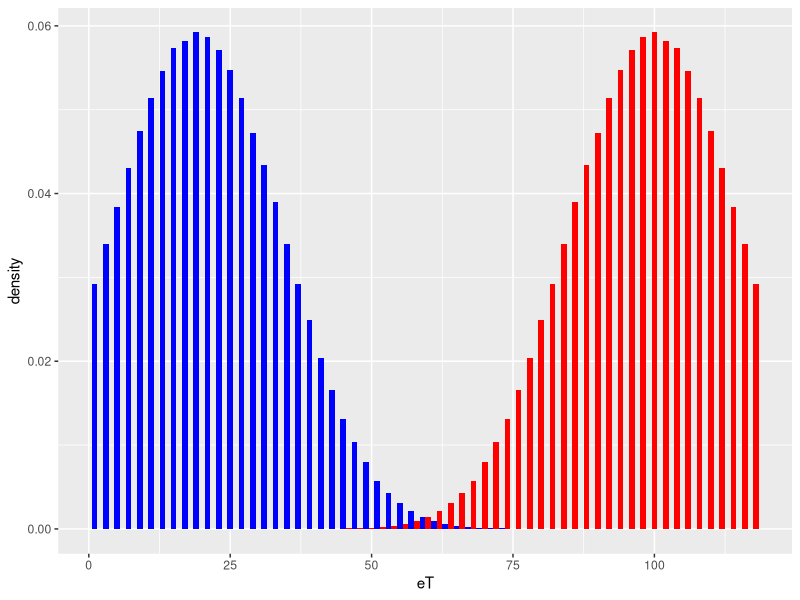

R code for this plot:
### check how error on ratio behaves

library(VGAM)

# get_deconv_distrib <- function(nAT, nBT, nAH, nBH, rho, eA, eB, size = 1E5) {
#   # xseq <- seq(stepsize, 1-stepsize, stepsize)
#   betaout <- rbeta(n = size, shape1 = eA+1, shape2 = eB+1)
#   outsample <- ( 1 - ((nAH+nBH)*rho*(nAT-(nAT+nBT)*betaout)) / ((nAT+nBT)*(1-rho)*(nAH-(nAH+nBH)*betaout) ) )^-1
#   return(data.frame(dens = outsample))
# }

get_deconv_distrib <- function(nAT, nBT, nAH, nBH, rho, eA, eB, size = 1E6, quant = c(.025, .975)) {
  Nt <- eA+eB
  eAm <- rbetabinom.ab(n = size, size = Nt, shape1 = eA+1, shape2 = eB+1)
  eT <- ((nAH+nBH)*eAm - nAH*Nt) / (rho*(nBH*nAT-nAH*nBT))
  eT[eT < 0 | eT*(nAT+nBT)*rho > Nt] <- NA
  if (all(is.na(eT))) {
    return(data.frame(eT = NA, eH = NA, ratio_man = NA))
  }
  if (!is.null(quant)) {
    mleT <- as.numeric(names(sort(table(eT), decreasing = T))[1])
    qeT <- quantile(x = eT, probs = c(.025,.975), na.rm = T)
    eT <- c(ml = mleT, qeT)
  }
  nTeT <- eT*(nAT+nBT)*rho
  nHeH <- Nt - nTeT
  eH <- nHeH/((nAH+nBH)*(1-rho))
  outratio_man <- nTeT/Nt
  # outratio <- ( 1 - ((nAH+nBH)*rho*(nAT*Nt-(nAT+nBT)*eAm)) / ((nAT+nBT)*(1-rho)*(nAH*Nt-(nAH+nBH)*eAm )) )^-1
  # outratio <- ((nAT+nBT)*((nAH+nBH)*eAm - nAH*Nt)) / (Nt*(nBH*nAT-nAH*nBT))
  # outsample[outsample > 1 | outsample < 0] <- NA
  return(data.frame(eT = eT, eH = eH, ratio_man = outratio_man))
}


df1 <- get_deconv_distrib(nAT = 1, nBT = 1, nAH = 0, nBH = 2, rho = .5, eA = 50, eB = 69, quant = NULL)

quantile(x = df1$ratio_man, probs = c(.025,.975), na.rm = T)

library(ggplot2)
p1 <- ggplot(data = df1, mapping = aes(x = eT)) + geom_histogram(binwidth = 1, mapping = aes(y = ..density..), fill = "red") + geom_histogram(binwidth = 1, mapping = aes(x = eH, y = ..density..), fill = "blue")
p1

(3*79.33333)/(3*79.3333+2*60)

solve_sys <- function(nAT, nBT, nAH, nBH, rho, eA, eB) {
  eT <- (nBH*eA-nAH*eB)/((nBH*nAT-nAH*nBT)*rho)
  eH <- (nAT*eB-nBT*eA)/((nBH*nAT-nAH*nBT)*(1-rho))
  return(c(eT = eT, eH = eH))
}

solve_sys(nAT = 1, nBT = 1, nAH = 0, nBH = 2, rho = .5, eA = 79, eB = 69)
